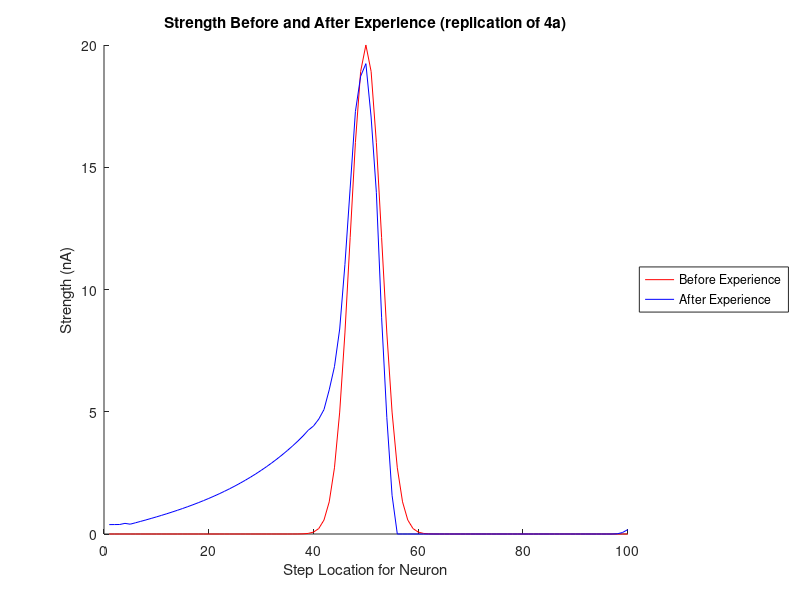
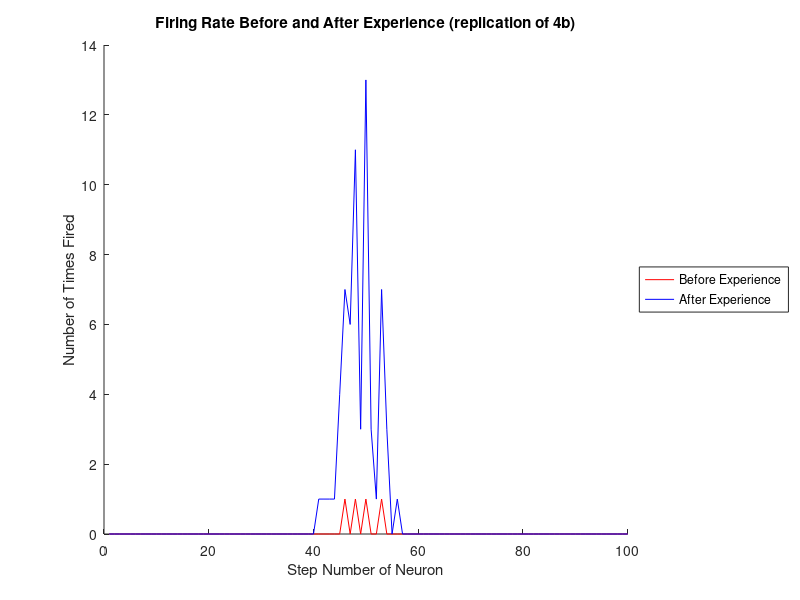
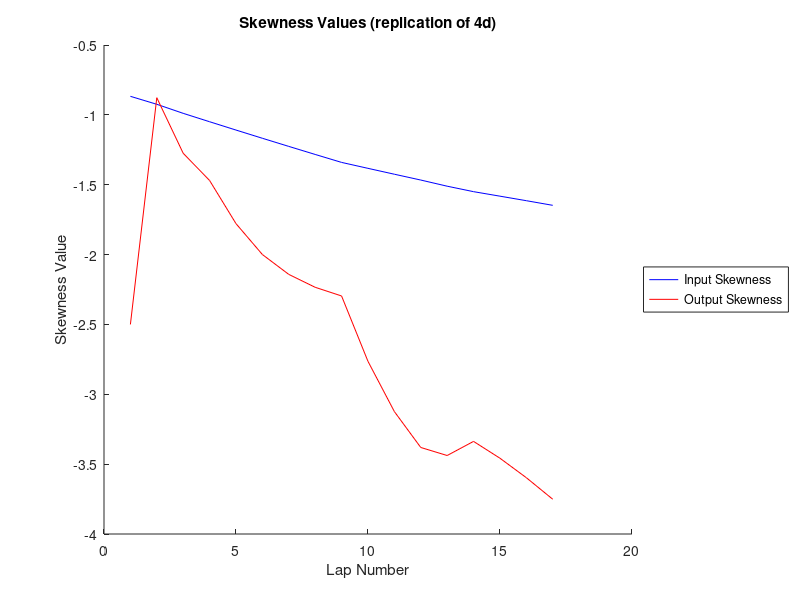
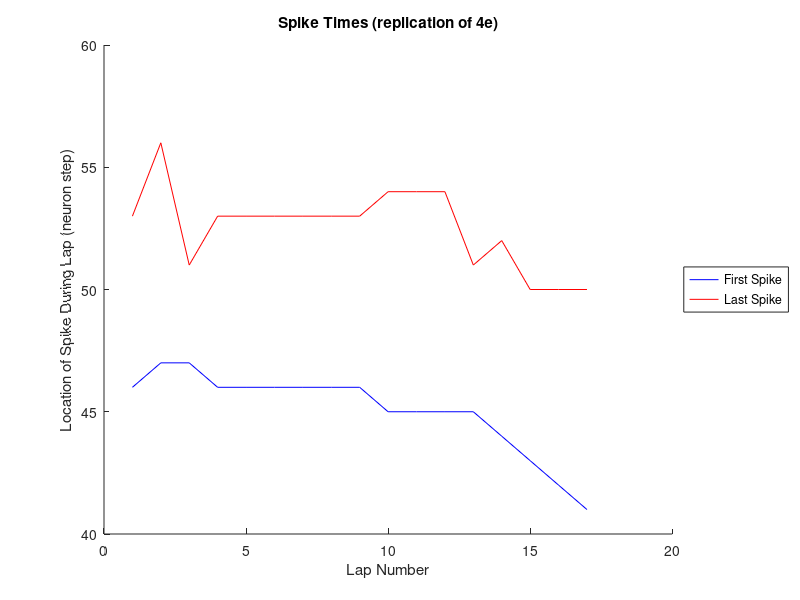

MATLAB code for these plots, in order:
function [] = zdestefa_midtermProb2(  )

%{
This is my code for Problem 2

I used the Izhikevich spiking neuron model to replicate the moments when
the neurons spike. The STDP model is used to modify the synaptic connection
strength as the neuron fires.

A lot of inspiration was taken from the izzynet_stdp.m code.

The rat moves from location i to i+1 after each time step.
The rat does 17 laps from location 1 to 100
When the rat is at location i, the following happens:
1) Each CA3 neuron is injected with an amount of current that depends on
    its Gaussian place field and the current location of the rat
2) If a CA3 neuron spikes, then it sends a signal to the CA1 neuron. 
    The LTD of the CA3->CA1 synapse is updated and the LTP is reset
3) For the CA1 neuron, a current is injected that is dependent on which
    synaptic connections spiked
4) If the CA1 neuron spikes, then the LTP of all the CA3->CA1 synapses are
    updated and their LTD is reset

Here is more detail on keeping track of LTP and LTD:
We keep track of the LTP and LTD for the synapses that connect to CA1.
When a CA3 neuron fires into CA1, this leads to LTD for that neuron
    connection as it is a pre-synaptic spike that has occured 
    before the CA1 has fired. The LTP values for that neuron connection are
    thus reset. 
When the CA1 neuron fires, this leads to LTP in all the neuron connections 
    as there is a post-synaptic spike that has occured before the CA3 
    neurons fired. The LTD values for all the neuron connections are then reset.
%}

%number of laps the rat will do
numLaps = 17;

%number of CA3 neurons
numCA3 = 100;

%these are the a,b,c,d parameters in the Izhikevich model
%the default parameters from the class model worked well
aa = 0.02;
bb = 0.2;
cc = -65;
dd = 8;

%{
These are the STDP parameters.
Most of the default parameters worked well, however I changed
    the wmax parameter in order to allow stronger synaptic strengths.
This was done to allow more current to flow and thus increase the number of
    spikes that occur. 
By allowing more spiking, it was much easier to see the difference in
    number of spikes in the center versus on the edge
%}
A_plus = 0.1;
A_minus = -0.105;
t_plus = 20;
t_minus = 20;
wmin = 0;
wmax = 20.0; %this was changed from a value of 5

%{
Here are the parameters that control the place fields and synpatic
    strengths. This is an overview of them:
Let N be the number of CA3 neurons
The CA3 neurons are at location 1,2,3,...,N
The current injected by a given CA3 neuron at location i is a gaussian
    centered at i
The synaptic strength of the CA3 to CA1 neuron connections is a gaussian
    centered at N/2
%}

%{
These two parameters control the Gaussian for synaptic strength. I made
    sure the maximum strength is equal to the maximum in the STDP model so
    that the center starts off as strong as possible. 
I also used a small sigma value so that the center is especially strong compared
    to the other synpases. 
In this way, the initial preference toward firing when the rat is in the center is
    as great as possible within the model. 
%}
maxInitWeight = wmax; %value for peak of Gaussian curve
sigmaStrength = 3; %sigma for strength Gaussian curve

%{
These two parameters are used to adjust the place field Gaussians. 
I wanted to make sure that if a rat is at location i, then neuron i will
    fire. I thus made the max current very high in the Gaussian curve in order
    to ensure a high chance of spiking in the Izhikevich model.
I kept the sigma relatively low so that there is a low chance of the
    neighboring neurons spiking when the rat is at location i. 
%}
maxInitCurrent = 80; %max current injected by Gaussian place field
sigma=2; %sigma for place field Gaussians


%{
The parameters that can vary in the model have now been established.
The rest of the code is used for running the model
    and generating the graphs of the results.
%}

% STDP lists for LTD and LTP weight changes
% they represent strength changes for the CA3 to CA1 synaptic connections
LTP = zeros(1,numCA3); 
LTD = zeros(1,numCA3);    

%{
As a coding preference, I keep track of the voltages and recovery variables 
    for the CA3 and CA1 neurons separately. 
%}

%voltage and recovery variable for CA1 neurons
v1 = cc;
u1 = bb*v1;

%voltages and recovery variables for CA1 neurons
vv = cc.*ones(1,numCA3);
uu = bb.*vv;



%Here I initialize the synaptic strengths of the CA3 to CA1 connections
gaussWeights = normpdf(1:numCA3,numCA3/2,sigmaStrength); %generates the Gaussian values
gaussWeights = gaussWeights*(1/max(gaussWeights)); %sets max value to 1
strength = gaussWeights*maxInitWeight; %sets max value to our desired maximum
initStrength = strength; %saves initial value for later graph

%used to keep track of the skewness values for later graph
inputSkewValues = zeros(1,numLaps);
outputSkewValues = zeros(1,numLaps);

%used to keep track of first and last spike time for later graph
firstSpikeTime = zeros(1,numLaps);
lastSpikeTime = zeros(1,numLaps);

%keeps track of number of times each CA3 neuron fired for 
%   later graph of firing rates
numFirings = zeros(1,numCA3);

%now run the model
for lap = 1:numLaps
    
    %each step the rat takes
    %one time step happens in the Izhikevich model
    for step = 1:numCA3
        
        
        %{
        This is the current that gets injected into each CA3 neuron at this
            time step where the rat is at location j. 
        Each neuron i gets injected with a current equal to the
            value of its Gaussian place field at location j.
        %}
        I = normpdf(step,1:numCA3,sigma); %gets value of all Gaussians
        I = I/(max(I)); %sets max of those curves to 1
        I = I*maxInitCurrent; %sets max current to be injected
        
        %inject current into CA3 neurons and update the voltages
        %   and recovery variables
        vv=vv+0.5.*(0.04.*vv.^2+5.*vv+140-uu+I);
        vv=vv+0.5.*(0.04.*vv.^2+5.*vv+140-uu+I);
        uu=uu+aa.*(bb.*vv-uu);

        %see which CA3 neurons fired in this time step
        fired = find(vv>=30);

        %{
        Here I calculate how much current the CA1 neuron receives.
        It will recieve the sum of the strengths of the synapses 
            for the CA3 neurons that fired.
        There will also be an oscillatory inhibitory input, which I made
            very small to mitigate its effects.
        %}
        I1 = -1*abs(real(exp(1i*step*pi/8))) + sum(strength(fired));
        
        %update info about CA3 neurons that just fired
        if ~isempty(fired)
            
            %update voltages and recovery variables according to 
            %   Izhikevich model
            vv(fired)=cc;
            uu(fired)=uu(fired)+dd;

            %for the synapses that fired, we apply LTD to their strength 
            %   and reset their LTP values
            strength(fired) = max(wmin,strength(fired) + LTD(fired)); 
            LTP(fired) = A_plus;

            
        end;
        
        %inject current into CA1 neuron and update its voltage
        %   and recovery variable value
        v1=v1+0.5*(0.04*v1^2+5*v1+140-u1+I1);
        v1=v1+0.5*(0.04*v1^2+5*v1+140-u1+I1);
        u1=u1+aa*(bb*v1-u1);

        %see if the CA1 neuron fired
        if(v1>=30)
            
            %update spike times that we are keeping track of
            if(firstSpikeTime(lap) < 1)
               firstSpikeTime(lap)=step; 
            end
            lastSpikeTime(lap)=step;
            
            %reset the voltage and recovery variable for CA1 neuron
            % according to Izhikevich model
            v1 = cc;
            u1 = u1+dd;
            
            %update number of firings to keep track of firing rate
            %   at each location
            numFirings(step) = numFirings(step)+1;

            %If the CA1 neuron fires, then we update the LTP values for all
            %   the synapses and reset all the LTD values
            strength = min(wmax,strength + LTP); 
            LTD(:) = A_minus;

        end

        %Here we exponentially decay LTD and LTP as per the STDP model
        LTP = LTP.*(1-1/t_plus);
        LTD = LTD.*(1-1/t_minus);

    end
    
    %record firing rate in first lap
    if(lap<2)
        numInitFirings = numFirings;
    end
    
    %record the input and output skew values
    %   the function myskewness below has detail about how I obtained the
    %   skewness values
    inputSkewValues(lap) = myskewness(strength);
    outputSkewValues(lap) = myskewness(numFirings);
    
end


%{
This is the synpatic strength before and after the rat has moved 17 times
    across the track.
Before experience, the strength is a perfect Gausssian. After experience,
    the strength of the neurons to the right of the center should be
    greater than the strength of the neurons to the left of the center.
%}
figure
hold on
title('Strength Before and After Experience (replication of 4a)')
plot(initStrength,'r-');
plot(strength,'b-');
xlabel('Step Location for Neuron');
ylabel('Strength (nA)');
legend('Before Experience','After Experience','Location','eastoutside');
hold off

%{
This is the firing rate of each neuron before and after the rat has moved
    across the track.
The initial firing rate is calculated after the first lap, thus each neuron
    has a rate of 1 or 0. 
The final firing rate is how many times each neuron fired during the entire
    17 lap course.
The initial firing rate should be zero everywhere except a value of 1 at
    the center and possibly its neighbors too.
The final firing rate should be skewed so more firing happens to the right
    of the center than to the left.
%}
figure
hold on
title('Firing Rate Before and After Experience (replication of 4b)');
plot(numInitFirings,'r-');
plot(numFirings,'b-');
xlabel('Step Number of Neuron');
ylabel('Number of Times Fired');
hold off
legend('Before Experience','After Experience',...
    'Location','eastoutside');

%{
This is the graph of the input and output skewness over each lap
    of the rat's movements
It should start at 0 or slightly negative and keep decreasing as the rat 
    keeps doing more laps due to the fact that the value skew more and more
    in favor of the left side of the center.
%}
figure
hold on
title('Skewness Values (replication of 4d)');
plot(inputSkewValues,'b-')
plot(outputSkewValues,'r-')
xlabel('Lap Number');
ylabel('Skewness Value');
legend('Input Skewness','Output Skewness','Location','eastoutside')
hold off

%{
This is the graph of the location of the first and last spike in each lap.
The last spike stays relatively consistent.
The first spike happens earlier and earlier as the rat moves due to the
    strengthening of the connections in the synapses to the left of the
    center.
%}
figure
hold on
title('Spike Times (replication of 4e)');
plot(firstSpikeTime,'b-')
plot(lastSpikeTime,'r-')
xlabel('Lap Number');
ylabel('Location of Spike During Lap (neuron step)');
legend('First Spike','Last Spike','Location','eastoutside');
hold off

function [ skew ] = myskewness( X )
%MYSKEWNESS Calculates skewness for problem 2
%
%Because we wanted to figure out how much the values were skewed toward the
% left side rather than the right side, I decided to make all the left side
% values negative and the right side values positive. 
%
%I also made the mu value in the skewness equation 0 to further enforce the
% fact that we want to see how the values are skewed in favor of the left
% side
%

lenX = length(X);
X(1:lenX/2)=-1*X(1:lenX/2); %makes first 50 values negative

%{
Calculate skewness as per skewness.m code in Matlab except mu=0
%}
numer = mean(X.^3);
denom = std(X)^3;
skew = numer/denom;

end



end

